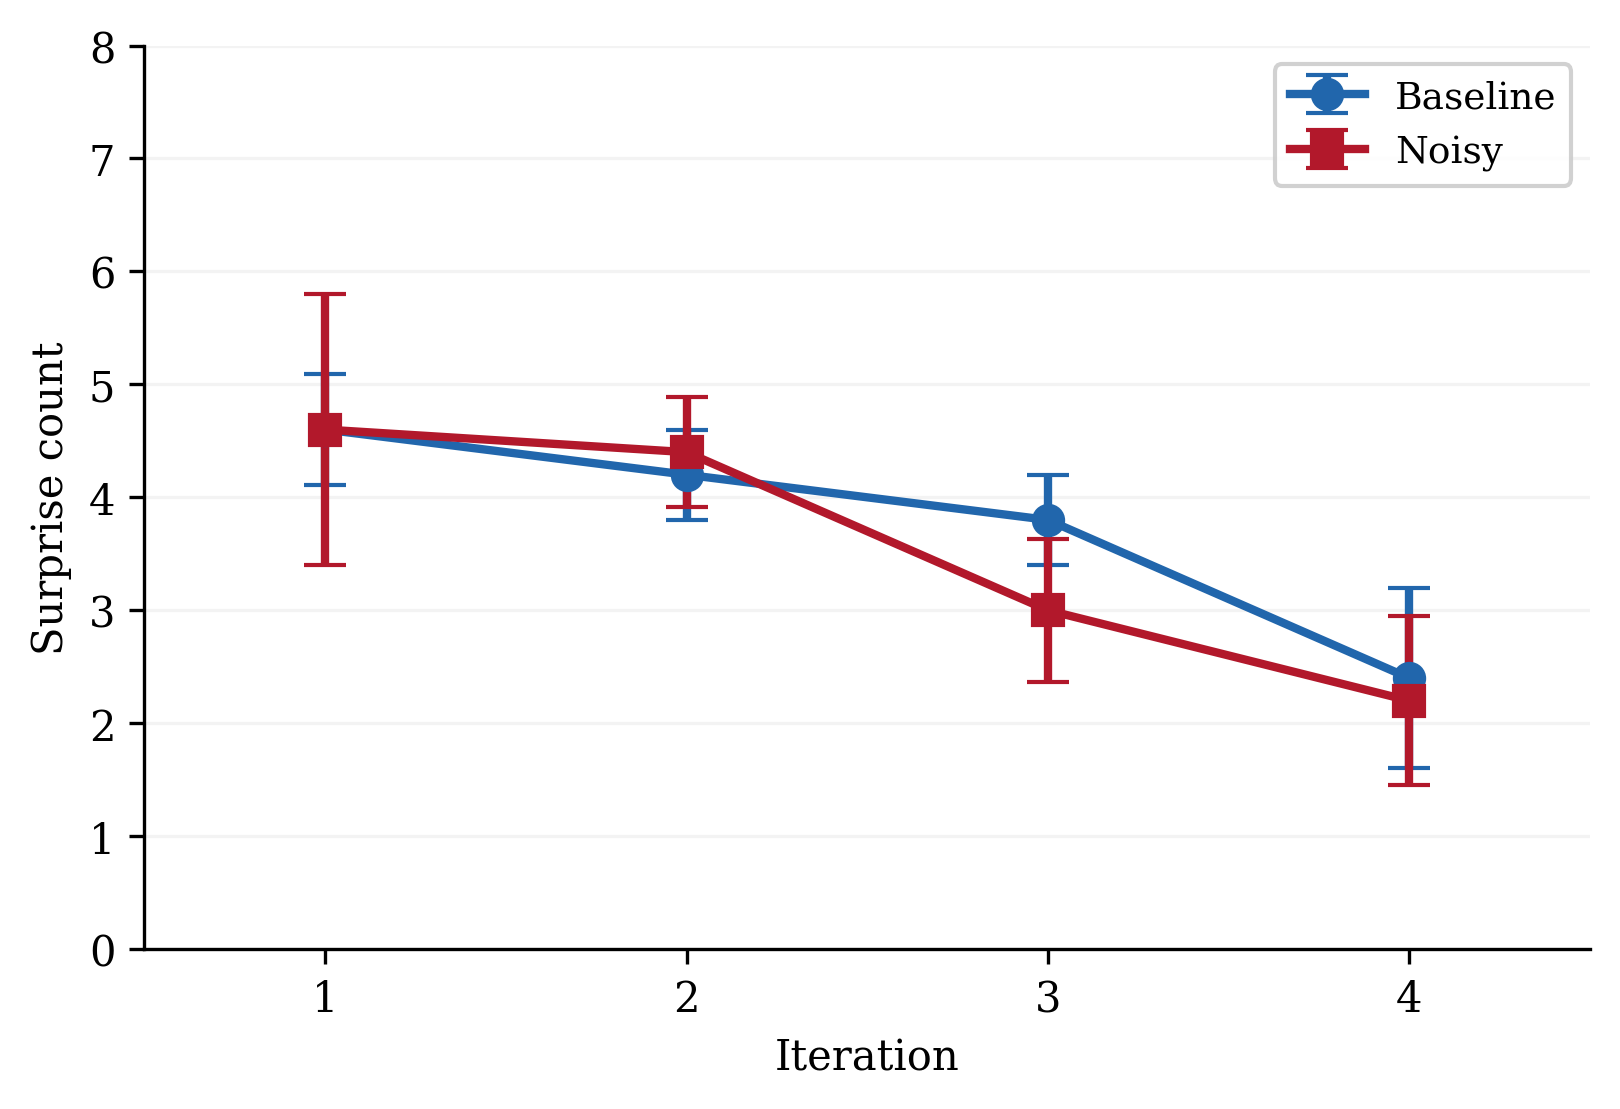

This chart was generated by the following Python code:
"""Figure 4: Learning Trajectories — Surprise Count.

Single panel showing surprise count decreasing over iterations.
Both oracles at 144 evals, matched seeds (42-44), n=3 each.
Truncated to iterations where all seeds have data.

Usage:
    uv run python experiments/analysis/figures/fig4_learning_trajectories.py
"""

from __future__ import annotations

import json
from pathlib import Path

import matplotlib.pyplot as plt
import numpy as np
from matplotlib.ticker import MaxNLocator

plt.rcParams.update({
    "font.family": "serif",
    "font.size": 10,
    "axes.labelsize": 10,
    "figure.dpi": 150,
})

R = Path("experiments/vr_agent/results")
OUT = Path("experiments/analysis/figures")

SEEDS = [42, 43, 44, 45, 46]


def load_surprises(log_path: Path) -> list[int]:
    with open(log_path) as f:
        log = json.load(f)
    return [len(s["surprises"]) for s in log["iteration_summaries"]]


def main():
    # Both conditions: 144 evals, seeds 42-44 (n=3 matched)
    base_surp = [load_surprises(R / f"1a_extended_144_seed{s}_log.json")
                  for s in SEEDS]
    noisy_surp = [load_surprises(R / f"hd_vr_ext_seed{s}_log.json")
                   for s in SEEDS]

    # Truncate to where ALL seeds in BOTH conditions have data
    min_iters = min(min(len(s) for s in base_surp),
                    min(len(s) for s in noisy_surp))
    print(f"Truncating to {min_iters} iterations (all seeds × both conditions)")

    def stats(all_series, n_iters):
        result = []
        for i in range(n_iters):
            vals = [float(s[i]) for s in all_series]
            result.append((i + 1, np.mean(vals), np.std(vals)))
        return result

    base_agg = stats(base_surp, min_iters)
    noisy_agg = stats(noisy_surp, min_iters)

    # --- Colors ---
    c_base = "#2166AC"
    c_noisy = "#B2182B"

    # --- Plot ---
    fig, ax = plt.subplots(figsize=(5.5, 3.8))

    for agg, color, marker, label in [
        (base_agg, c_base, "o", "Baseline"),
        (noisy_agg, c_noisy, "s", "Noisy"),
    ]:
        iters = [d[0] for d in agg]
        means = [d[1] for d in agg]
        stds = [d[2] for d in agg]
        ax.errorbar(iters, means, yerr=stds, color=color, lw=2,
                     marker=marker, markersize=7, capsize=5, label=label)

    ax.set_xlabel("Iteration")
    ax.set_ylabel("Surprise count")
    ax.legend(loc="upper right", fontsize=9, framealpha=0.9,
)
    ax.set_ylim(0, 8)
    ax.set_xlim(0.5, min_iters + 0.5)
    ax.xaxis.set_major_locator(MaxNLocator(integer=True))
    ax.spines["top"].set_visible(False)
    ax.spines["right"].set_visible(False)
    ax.grid(axis="y", alpha=0.15)

    fig.tight_layout()

    for ext in ("png", "pdf"):
        path = OUT / f"fig4_learning_trajectories.{ext}"
        fig.savefig(path, dpi=300, bbox_inches="tight", facecolor="white")
        print(f"Saved to {path}")
    plt.close()


if __name__ == "__main__":
    main()
